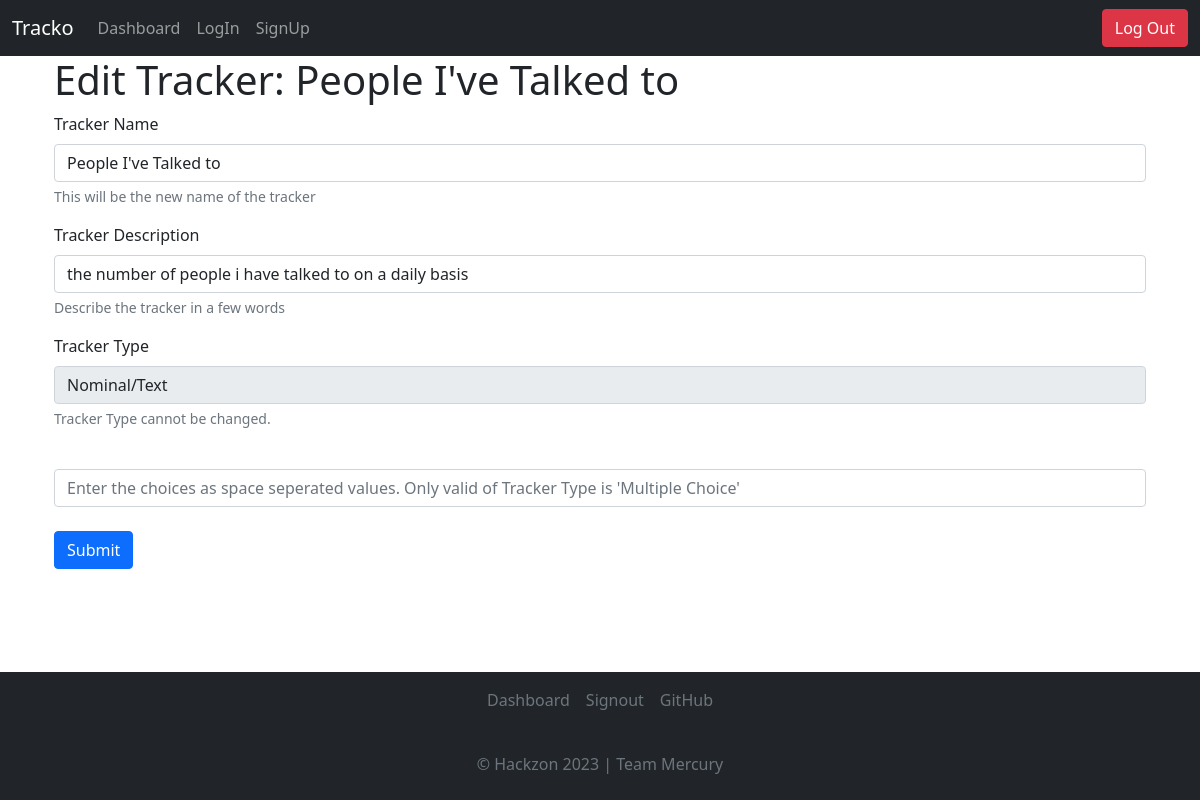
The page /dashboard/44/edit (signed in) on the database its author committed.
### application/models.py (models this page shows)
class Tracker(db.Model):
    __tablename__ = 'tracker'
    id = db.Column(db.Integer, autoincrement=True, primary_key=True)
    userid = db.Column(db.Integer, db.ForeignKey("user.id"))
    name = db.Column(db.String, nullable=False)
    type = db.Column(db.Integer, nullable = False)
    choices = db.Column(db.String)
    details = db.Column(db.String)
    time = db.Column(db.String, nullable=False)

### controllers/trackerops.py (the view, shortened to what this page needs)
@app.route("/dashboard/<tid>/edit", methods=["GET", "POST"])
@login_required
def edit_tracker(tid):
    tracker = Tracker.query.filter_by(id=tid).first()
    if request.method == "GET":
        return render_template("edit_tracker.html", tracker=tracker, type = tracker_type(tracker.type))

### controllers/miscmethods.py (called while the page is built)
def tracker_type(n):
    n = int(n)
    if(n == 1):
        return "Numerical"
    elif(n == 2):
        return "Multiple Choice"
    elif(n == 3):
        return "Time Duration"
    elif(n == 4):
        return "Boolean"
    elif(n == 5):
        return "Nominal/Text"

### main.py (called while the page is built)
@login_manager.user_loader
def load_user(user_id):
  return User.query.get(int(user_id))

### templates/edit_tracker.html (shortened to what this page needs)
<!DOCTYPE html>
<html lang="en">
<head>
    <link href="https://cdn.jsdelivr.net/npm/bootstrap@5.1.3/dist/css/bootstrap.min.css" rel="stylesheet"
>
</head>
<body>
    <nav class="navbar navbar-expand-lg navbar-dark bg-dark">
        <div class="container-fluid">
            <a class="navbar-brand" href="#">Tracko</a>
            <div class="collapse navbar-collapse">
                <ul class="navbar-nav me-auto mb-2 mb-lg-0">
                    <li class="nav-item">
                        <a class="nav-link" aria-current="page" href="/dashboard">Dashboard</a>
                    </li>
                    <li class="nav-item">
                        <a class="nav-link" href="/login">LogIn</a>
                    </li>
                    <li class="nav-item">
                        <a class="nav-link" href="/signup">SignUp</a>
                    </li>
                </ul>
            </div>
            <button type="button" onclick="document.location='/logout'" class="btn btn-danger">Log Out</button>
        </div>
    </nav>
    <div class="container d-flex h-100">
        <div class="container flex-column align-items-center h-100">
            <h1>Edit Tracker: {{tracker.name}}</h1>
            <form method="POST">
                <div class="mb-3">
                    <label for="Trackername" class="form-label">Tracker Name</label>
                    <input type="text" class="form-control" id="tname" name="tname" aria-describedby="tnamehelp"
                        required="true" value = "{{tracker.name}}">
                    <div id="tnamehelp" class="form-text">This will be the new name of the tracker</div>
                </div>
                <div class="mb-3">
                    <label for="Tracker Description" class="form-label">Tracker Description</label>
                    <input type="text" class="form-control" id="tdet" name="tdet" aria-describedby="tdethelp" value = "{{tracker.details}}">
                    <div id="tdethelp" class="form-text">Describe the tracker in a few words</div>
                </div>
                <div class="mb-3">
                    <label for="Tracker Description" class="form-label">Tracker Type</label>
                    <input type="text" class="form-control" id="tdet" name="tdet" aria-describedby="tdethelp" value = "{{type}}" disabled>
                    <div id="tdethelp" class="form-text">Tracker Type cannot be changed.</div>
                </div>
                <br>
                <input type="text" class="form-control" id="mulcho" name="mulcho"
                    placeholder="Enter the choices as space seperated values. Only valid of Tracker Type is 'Multiple Choice'">
                <br>
                <button type="submit" class="btn btn-primary">Submit</button>
        </div>
        <br>
        <div class="navbar fixed-bottom bg-dark d-flex flex-column">
            <footer class="py- my-0" style="bottom: 0; width: 100%;">
                <ul class="nav d-flex justify-content-center pb-3 mb-3 align-items-center justify-content-center ">
                    <li class="nav-item"></li><a href="/dashboard" class="nav-link px-2 text-muted">Dashboard</a></li>
                    <li class="nav-item"><a href="/signout" class="nav-link px-2 text-muted">Signout</a></li>
                    <li class="nav-item"><a href="https://github.com/AshwinHebbar314/Tracko"
                            class="nav-link px-2 text-muted">GitHub</a></li>
                </ul>
                <p class="text-center text-muted">&copy; Hackzon 2023 | Team Mercury</p>
            </footer>
        </div>
</body>
</html>

### rows shown on the page
Tracker: name "People I've Talked to", tname "People I've Talked to", tdet "the number of people i have talked to on a daily basis"
